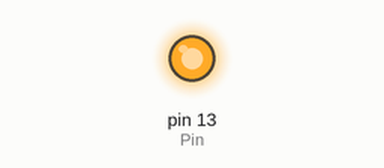
Bench run of a sketch on a simulated Arduino Uno, built with avr-gcc and run on an emulated ATmega328P. On the bench: output pins drawn as LEDs (lit = HIGH).

Above: at 1.5 s.
At 4.5 s:
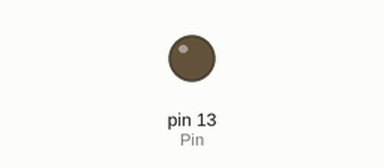
Timing chart, 0 to 7.8 s (numbered marks = the images above):
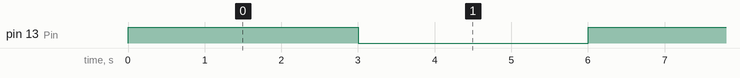

Measured:
- by itself, pin 13 (Pin): alternates HIGH for 3.0 s and LOW for 3.0 s

The sketch:

bjt_rele.ino
```cpp
int Pin = 13;

void setup()
{
  pinMode(Pin, OUTPUT);
}

void loop()
{
  digitalWrite(Pin, HIGH);
  delay(3000);
  digitalWrite(Pin, LOW);
  delay(3000);
}
```
